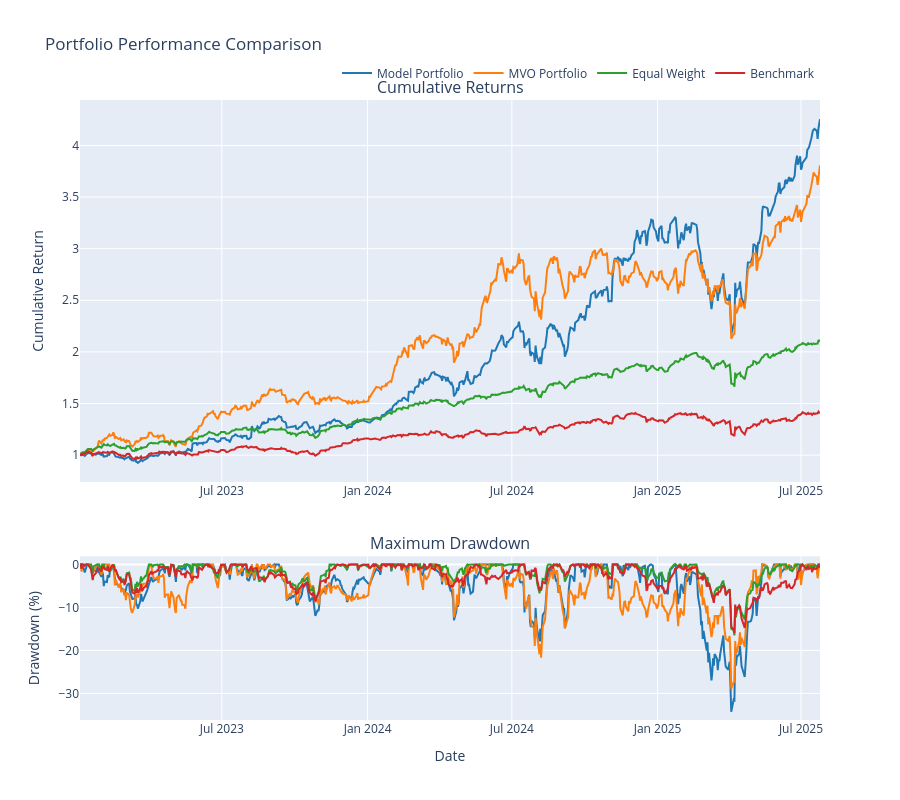

The notebook cell this image was saved under:
### Code cell
# Plotting
fig = make_subplots(
    rows=2, cols=1,
    subplot_titles=('Cumulative Returns', 'Maximum Drawdown'),
    vertical_spacing=0.12,
    row_heights=[0.7, 0.3]
)

colors = ['#1f77b4', '#ff7f0e', '#2ca02c', '#d62728']

# Plot cumulative returns
for i, (name, returns) in enumerate(portfolio_returns.items()):
    #if name != 'Benchmark':
    cumulative_returns = (1 + returns).cumprod()
    fig.add_trace(
        go.Scatter(
            x=cumulative_returns.index,
            y=cumulative_returns.values,
            mode='lines',
            name=name,
            line=dict(color=colors[i], width=2),
            showlegend=True
        ),
        row=1, col=1
    )

# Plot drawdowns
for i, (name, returns) in enumerate(portfolio_returns.items()):
#if name != 'Benchmark':
    cumulative = (1 + returns).cumprod()
    rolling_max = cumulative.expanding().max()
    drawdown = (cumulative - rolling_max) / rolling_max * 100
    
    fig.add_trace(
        go.Scatter(
            x=drawdown.index,
            y=drawdown.values,
            mode='lines',
            name=name,
            line=dict(color=colors[i], width=2),
            showlegend=False
        ),
        row=2, col=1
    )

# Update layout
fig.update_layout(
    title='Portfolio Performance Comparison',
    height=800,
    hovermode='x unified',
    legend=dict(
        orientation="h",
        yanchor="bottom",
        y=1.02,
        xanchor="right",
        x=1
    )
)

fig.update_xaxes(title_text="Date", row=2, col=1)
fig.update_yaxes(title_text="Cumulative Return", row=1, col=1)
fig.update_yaxes(title_text="Drawdown (%)", row=2, col=1)

fig.show()

# Save the plot to a file
fig.write_html(f'{output_dir}/{train_type}/portfolio_performance_{model_type}_run_{run_no}.html')
# save image to file
fig.write_image(f'{output_dir}/{train_type}/portfolio_performance_{model_type}_run_{run_no}.png')

### Figure 1 — Plotly figure (JSON) as saved in the notebook; plotly's stock layout.template omitted (floating-point values rounded to 4 significant figures; data arrays with more than 128 entries replaced by an {"elided": "..."} marker saying what was removed)
{"data": [{"line": {"color": "#1f77b4", "width": 2}, "mode": "lines", "name": "Model Portfolio", "showlegend": true, "type": "scatter", "x": {"elided": "642 str values"}, "xaxis": "x", "y": {"elided": "642 float values"}, "yaxis": "y"}, {"line": {"color": "#ff7f0e", "width": 2}, "mode": "lines", "name": "MVO Portfolio", "showlegend": true, "type": "scatter", "x": {"elided": "642 str values"}, "xaxis": "x", "y": {"elided": "642 float values"}, "yaxis": "y"}, {"line": {"color": "#2ca02c", "width": 2}, "mode": "lines", "name": "Equal Weight", "showlegend": true, "type": "scatter", "x": {"elided": "642 str values"}, "xaxis": "x", "y": {"elided": "642 float values"}, "yaxis": "y"}, {"line": {"color": "#d62728", "width": 2}, "mode": "lines", "name": "Benchmark", "showlegend": true, "type": "scatter", "x": {"elided": "642 str values"}, "xaxis": "x", "y": {"elided": "642 float values"}, "yaxis": "y"}, {"line": {"color": "#1f77b4", "width": 2}, "mode": "lines", "name": "Model Portfolio", "showlegend": false, "type": "scatter", "x": {"elided": "642 str values"}, "xaxis": "x2", "y": {"elided": "642 float values"}, "yaxis": "y2"}, {"line": {"color": "#ff7f0e", "width": 2}, "mode": "lines", "name": "MVO Portfolio", "showlegend": false, "type": "scatter", "x": {"elided": "642 str values"}, "xaxis": "x2", "y": {"elided": "642 float values"}, "yaxis": "y2"}, {"line": {"color": "#2ca02c", "width": 2}, "mode": "lines", "name": "Equal Weight", "showlegend": false, "type": "scatter", "x": {"elided": "642 str values"}, "xaxis": "x2", "y": {"elided": "642 float values"}, "yaxis": "y2"}, {"line": {"color": "#d62728", "width": 2}, "mode": "lines", "name": "Benchmark", "showlegend": false, "type": "scatter", "x": {"elided": "642 str values"}, "xaxis": "x2", "y": {"elided": "642 float values"}, "yaxis": "y2"}], "layout": {"annotations": [{"font": {"size": 16}, "showarrow": false, "text": "Cumulative Returns", "x": 0.5, "xanchor": "center", "xref": "paper", "y": 1, "yanchor": "bottom", "yref": "paper"}, {"font": {"size": 16}, "showarrow": false, "text": "Maximum Drawdown", "x": 0.5, "xanchor": "center", "xref": "paper", "y": 0.264, "yanchor": "bottom", "yref": "paper"}], "height": 800, "hovermode": "x unified", "legend": {"orientation": "h", "x": 1, "xanchor": "right", "y": 1.02, "yanchor": "bottom"}, "title": {"text": "Portfolio Performance Comparison"}, "xaxis": {"anchor": "y", "domain": [0, 1]}, "xaxis2": {"anchor": "y2", "domain": [0, 1], "title": {"text": "Date"}}, "yaxis": {"anchor": "x", "domain": [0.384, 1], "title": {"text": "Cumulative Return"}}, "yaxis2": {"anchor": "x2", "domain": [0, 0.264], "title": {"text": "Drawdown (%)"}}}}
